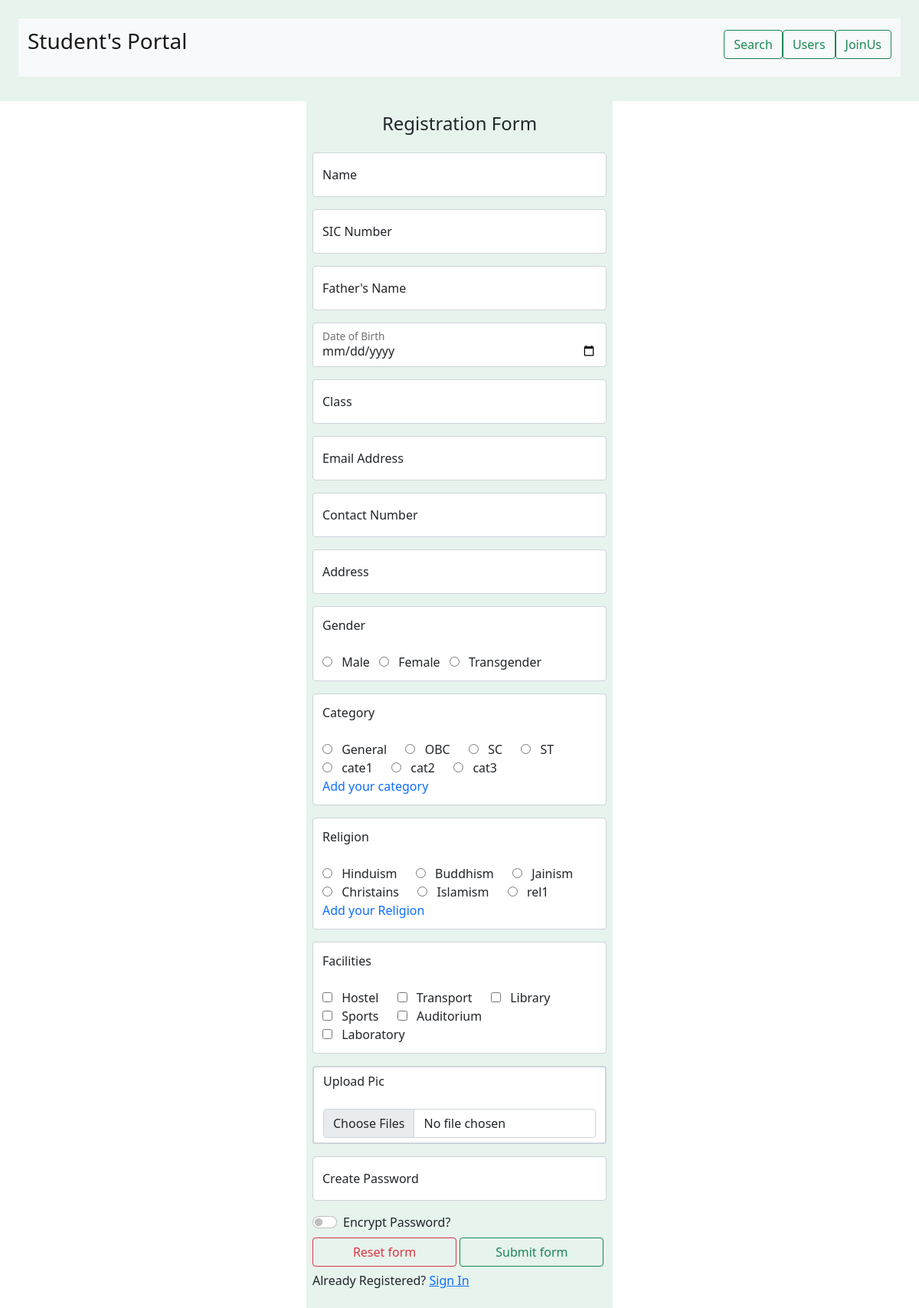
Screenshot of /php/bootstrapform.php with the database file from the repository.
### tables this page shows
CREATE TABLE `category` (
  `id` int(100) NOT NULL,
  `category_name` varchar(100) NOT NULL
);

CREATE TABLE `religion` (
  `id` int(100) NOT NULL,
  `religion_name` text NOT NULL
);

CREATE TABLE `facilities` (
  `id` int(100) NOT NULL,
  `facility_name` text NOT NULL
);

### php/bootstrapform.php (the view, shortened to what this page needs)
<!DOCTYPE html>
<html lang="en">
<head>
    <link href="https://cdn.jsdelivr.net/npm/bootstrap@5.1.0/dist/css/bootstrap.min.css" rel="stylesheet">
    <link rel="stylesheet" href="https://cdn.jsdelivr.net/npm/bootstrap-icons@1.5.0/font/bootstrap-icons.css">
    <link rel="stylesheet" href="../css/bt.css">
</head>
<body>
<div class="form-head bg-success bg-opacity-10">
        <nav class="navbar navbar-expand-lg navbar-light bg-light mb-2">
  <div class="container-fluid mb-2">
    <a class="navbar-brand" href="#"><h3>Student's Portal</h3></a>
      <form class="d-flex">
        <button class="btn btn-outline-success" type="submit">Search</button>
        <button class="btn btn-outline-success" type="button" onclick="window.location.href='users.php'" taget="new">Users</button>
        <button class="btn btn-outline-success" type="submit">JoinUs</button>
      </form>
    </div>
  </div>
    <div class="container bg-success p-2 text-dark bg-opacity-10">
    <h4 style="text-align: center;padding:2%;margin-bottom:4%;">Registration Form</h4>
        <form action="submit_student_form.php" method="POST" enctype="multipart/form-data" class="needs-validation" novalidate>
            <div class="form-floating mb-3 ">
                <input type="text" class="form-control" id="name" name="name" placeholder="nameexample" required>
                <label for="name">Name</label>
            </div>
            <div class="form-floating mb-3 ">
                <input type="text" class="form-control" id="sic" name="sic" placeholder="sicexample" required>
                <label for="sic">SIC Number</label>
            </div>
            <div class="form-floating mb-3 ">
                <input type="text" class="form-control" id="fname" name="father_name" placeholder="namef" required>
                <label for="fname">Father's Name</label>
            </div>
            <div class="form-floating mb-3 ">
                <input type="date" class="form-control" id="dob" name="dob" placeholder="namedob" required>
                <label for="dob">Date of Birth</label>
            </div>
            <div class="form-floating mb-3">
                <input type="number" class="form-control" id="class" name="class" placeholder="nameclass" required>
                <label for="class">Class</label>
            </div>
            <div class="form-floating mb-3">
                <input type="email" class="form-control" id="floatingInput" name="email" placeholder="name@example.com" required>
                <label for="floatingInput">Email Address</label>
            </div>
            <div class="form-floating mb-3">
                <input type="number" class="form-control" id="contact" name="contact" placeholder="namecont" required>
                <label for="contact">Contact Number</label>
            </div>
            <div class="form-floating mb-3">
                <input type="text" class="form-control" id="address" name="address" placeholder="add" required>
                <label for="address">Address</label>
            </div>
            <div class="form-control mb-3 " style="padding: 12px;word-spacing: 8px;">
                <label>Gender</label> <br> <br>
                <label>
                    <input type="radio" name="gender" value="Male" > Male
                </label>
                <label>
                    <input type="radio" name="gender" value="Female" > Female
                </label>
                <label>
                    <input type="radio" name="gender" value="Transgender" > Transgender
                </label>
            </div>
            <div class="form-control mb-3 " style="padding: 12px;word-spacing: 8px;vertical-align:middle;">
                <label>Category</label> <br> <br>
     <?php
            $connect_query= mysqli_connect('localhost','root','','php_internship');
            $command="SELECT * FROM category";
            $query_result= mysqli_query($connect_query,$command);
                while($result=mysqli_fetch_array($query_result))
                    {
                         echo '<label>';
    ?>
            <input type="radio"  name="category" value="<?php echo $result["id"]; ?>" required>
    <?php
                         echo $result['category_name'];
                         echo '</label>';
                    }
      ?>
      <div  >
      <a href="add_category.php"  style="word-spacing: 0 !important;text-decoration:none;">Add your category</a>
      </div>
            </div>
<div class="form-control mb-3 " style="padding: 12px;;word-spacing: 8px;vertical-align:middle;">
                <label>Religion</label> <br> <br>
     <?php
            $connect_query= mysqli_connect('localhost','root','','php_internship');
            $command="SELECT * FROM religion";
            $query_result= mysqli_query($connect_query,$command);
                while($result=mysqli_fetch_array($query_result))
                    {
                         echo '<label>';
    ?>
       <input type="radio"  name="religion" value="<?php echo $result["id"];?>" required>
    <?php
                         echo $result['religion_name'];
                         echo '</label>';
                    }
      ?>
      <div>
      <a href="add_religion.php" style="word-spacing: 0 !important;text-decoration:none;">Add your Religion</a>
      </div>
            </div>
            <div class="form-control mb-3 " style="padding: 12px;;word-spacing: 8px;vertical-align:middle;">
                <label>Facilities</label> <br> <br>
     <?php
            $connect_query= mysqli_connect('localhost','root','','php_internship');
            $command="SELECT * FROM facilities";
            $query_result= mysqli_query($connect_query,$command);
                while($result=mysqli_fetch_array($query_result))
                    {
                         echo '<label>';
    ?>
            <input type="checkbox"  name="facilities[]" value="<?php echo $result["id"]; ?>">
    <?php
                         echo $result['facility_name'];
                         echo '</label>';
                    }
      ?>
            </div>
            <div class="form-control mb-3  border-2" >
                <label>Upload Pic</label> <br> <br>
                <input class="form-control " name="image" type="file" id="formFileMultiple" multiple style="margin-left: 0%;width:100%;" required>
            </div>
            <div class="form-floating mb-3 ">
                <input type="password" class="form-control" id="password" name="password" placeholder="passs" required>
                <label for="password">Create Password</label>
            </div>
            <div class="form-check form-switch  mb-2">
                <input class="form-check-input" type="checkbox" id="flexSwitchCheckDefault" name="encrypt_switch">
                <label class="form-check-label" for="flexSwitchCheckDefault">Encrypt Password?</label>
            </div>
            <div class="col-12 ">
               <button type="reset"  class="btn  btn-outline-danger " style="width: 49%;">Reset form</button>
               <button type="submit" class="btn btn-outline-success" id="submit" style="width: 49%;">Submit form</button>
            </div>
            <p style="margin-top: 6px;">Already Registered? <a href="student_signin.php">Sign In</a></p>
    </div>
</body>
</html>

### css/bt.css (style rules this page uses)
* { margin: 0; padding: 0; }
.container { width: 400px; }

### php/bootstrapform.php (style rules this page uses)
.form-head { background-color:gb(186, 186, 233); padding: 2%; font-weight: 800; font-size: larger; }

### rows the page displays
category: category_name "General"
category: category_name "OBC"
category: category_name "SC"
category: category_name "ST"
category: category_name "cate1"
category: category_name "cat2"
category: category_name "cat3"
religion: religion_name "Hinduism"
religion: religion_name "Buddhism"
religion: religion_name "Jainism"
religion: religion_name "Christains"
religion: religion_name "Islamism"
religion: religion_name "rel1"
facilities: facility_name "Hostel"
facilities: facility_name "Transport"
facilities: facility_name "Library"
facilities: facility_name "Sports"
facilities: facility_name "Auditorium"
facilities: facility_name "Laboratory"
